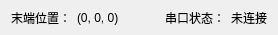
         <widget class="QWidget" name="widget" native="true">
          <property name="minimumSize">
           <size>
            <width>0</width>
            <height>35</height>
           </size>
          </property>
          <property name="maximumSize">
           <size>
            <width>16777215</width>
            <height>35</height>
           </size>
          </property>
          <layout class="QHBoxLayout" name="horizontalLayout">
           <property name="topMargin">
            <number>0</number>
           </property>
           <property name="bottomMargin">
            <number>0</number>
           </property>
           <item>
            <widget class="QLabel" name="label_29">
             <property name="text">
              <string>末端位置：</string>
             </property>
            </widget>
           </item>
           <item>
            <widget class="QLabel" name="label_toolPos">
             <property name="text">
              <string>(0, 0, 0)</string>
             </property>
            </widget>
           </item>
           <item>
            <spacer name="horizontalSpacer">
             <property name="orientation">
              <enum>Qt::Horizontal</enum>
             </property>
             <property name="sizeHint" stdset="0">
              <size>
               <width>40</width>
               <height>20</height>
              </size>
             </property>
            </spacer>
           </item>
           <item>
            <widget class="QLabel" name="label_25">
             <property name="text">
              <string>串口状态：</string>
             </property>
            </widget>
           </item>
           <item>
            <widget class="QLabel" name="label_serialState">
             <property name="text">
              <string>未连接</string>
             </property>
            </widget>
           </item>
          </layout>
         </widget>
